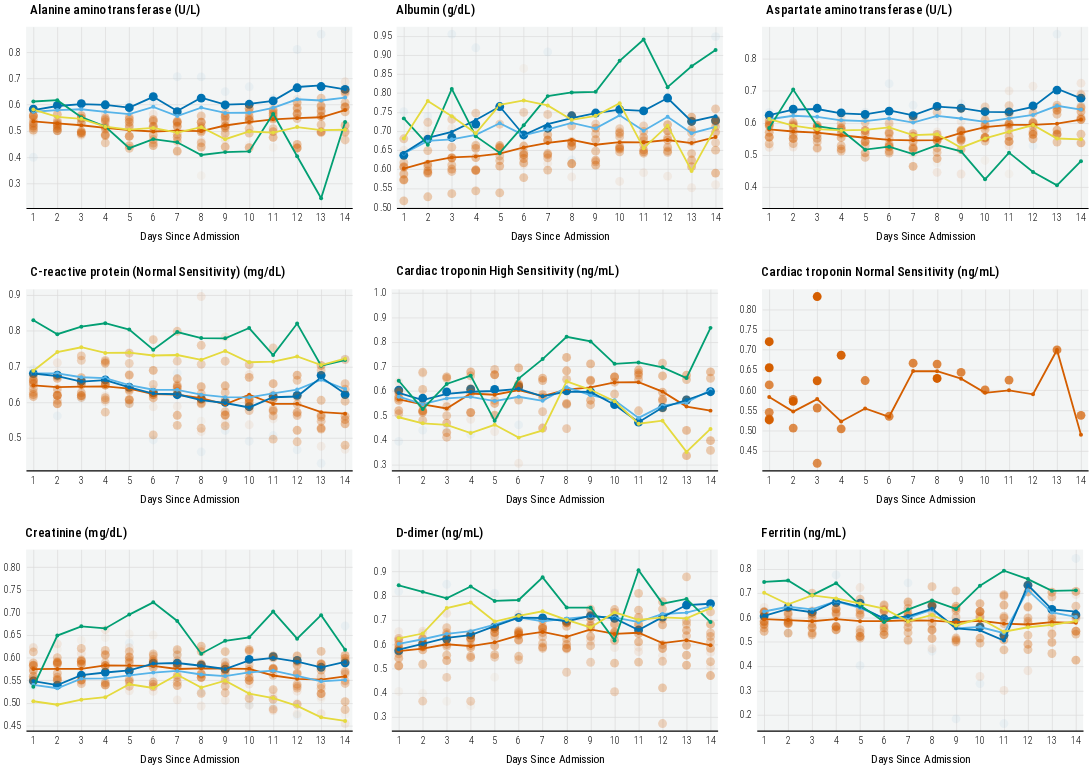

The cell this chart's notebook holds for it:
### Code cell
def plot_lab(df=None, lab='Neutrophil count (10*3/uL)', is_country=True):
    d = df.copy()
    d = d[d.lab == lab]
    
    showLegend = False
    if lab == 'Lactate dehydrogenase (U/L)':
        showLegend = True
    
    """
    Country-Level
    """
    dm = d[d.siteid.str.contains('META')].copy()
    dm.siteid = dm.siteid.apply(lambda x: x.replace('META-', ''))
    color_scale=alt.Scale(domain=countries, range=country_colors)
    
    plot = alt.Chart(
        dm
    ).mark_line(
#         point=True,
        size=2.5,
#         stroke='black',
        opacity=1
    ).encode(
        x=alt.X("day:Q", title='Days Since Admission', axis=alt.Axis(labelAngle=0, tickCount=10), scale=alt.Scale(clamp=True, nice=False, padding=10)),
        y=alt.Y("value:Q", title=None, scale=alt.Scale(zero=False, nice=False, padding=10)),
        # shape=alt.Shape("siteid:N", title='Continent', scale=alt.Scale(domain=['USA', 'EUROPE'], range=['circle', 'diamond']), legend=alt.Legend() if showLegend else None),
        color=alt.Color("siteid:N", title='Country & Continent', scale=color_scale, legend=alt.Legend() if showLegend else None),
    ).properties(
        width=450,
        height=250
    )
    
    point = plot.mark_point(
        filled=True,
        opacity=1,
        size=30
    ).encode(
        color=alt.Color("siteid:N", title='Country & Continent', scale=color_scale)
    )
    

    cp = (plot + point) # if is_country else plot

    """
    Site-Level
    """
    dm = d[~d.siteid.str.contains('META')].copy()
    color_scale=alt.Scale(domain=sites, range=site_colors)

    plot = alt.Chart(
        dm
    ).mark_line(
#         point=True,
        size=2.5,
#         stroke='black',
        opacity=0
    ).encode(
        x=alt.X("day:Q", title='Days Since Admission', axis=alt.Axis(labelAngle=0, tickCount=10), scale=alt.Scale(clamp=True, nice=False, padding=10)),
        y=alt.Y("value:Q", title=None, scale=alt.Scale(zero=False, nice=False, padding=10)),
        color=alt.Color("siteid:N", title=None, scale=color_scale, legend=None),
    ).properties(
        width=450,
        height=250
    )
    
    point = plot.mark_point(
        filled=True,
        opacity=0.5,
        size=150
    ).encode(
        color=alt.Color("siteid:N", title=None, scale=alt.Scale(domain=sites, range=site_colors), legend=None),
#         size=alt.Size('N:Q', title='Sample Size', legend=alt.Legend() if showLegend else None),
        
#         color=alt.Color("N:Q", title='Sample Size', legend=alt.Legend() if showLegend else None),
        # shape=alt.Shape("siteid:N", title=None, scale=alt.Scale(domain=sites, range=site_shapes), legend=None),
        
        opacity=alt.Opacity('N:Q', title='Sample Size', scale=alt.Scale(range=[0, 1]), legend=alt.Legend() if showLegend else None)
    )
    

    sp = (plot + point) # if is_country else plot
    
    """
    Combine
    """
    plot = (sp + cp).resolve_scale(color='independent', size='independent', shape='independent', opacity='independent')
    
    plot = plot.properties(
        title={
            "text": [
                f"{lab}",
            ],
            "dx": 30,
            'fontSize': 18,
            "subtitleColor": "gray",
        }
    )

    return plot

# plot = plot_lab(df=df)

p1 = alt.hconcat(*(
   plot_lab(df=df, lab=lab, is_country=True) for lab in unique_labs[0:3]
), spacing=30)#.resolve_scale(color='shared', shape='shared', stroke='independent', size='independent')

p2 = alt.hconcat(*(
   plot_lab(df=df, lab=lab, is_country=True) for lab in unique_labs[3:6]
), spacing=30)#.resolve_scale(color='shared', shape='shared', stroke='independent', size='independent')

p3 = alt.hconcat(*(
   plot_lab(df=df, lab=lab, is_country=True) for lab in unique_labs[6:9]
), spacing=30)#.resolve_scale(color='shared', shape='shared', stroke='independent', size='independent')

plot = alt.vconcat(p1, p2, p3, spacing=30)#.resolve_scale(color='shared')

# plot = plot.properties(
#     title={
#         "text": [
#             f"Lab Trajectory",
#         ],
#         "dx": 30,
# #         "subtitle": [
# #             get_visualization_subtitle(data_release=data_release, with_num_sites=False)
# #         ],
#         "subtitleColor": "gray",
#     }
# )

plot = apply_theme(
    plot,
    axis_y_title_font_size=16,
    title_anchor='start',
    legend_orient='right',
    legend_title_orient='top',
    axis_label_font_size=14,
    header_label_font_size=16,
    subtitle_font_size=18,
#     point_size=100
)

plot
